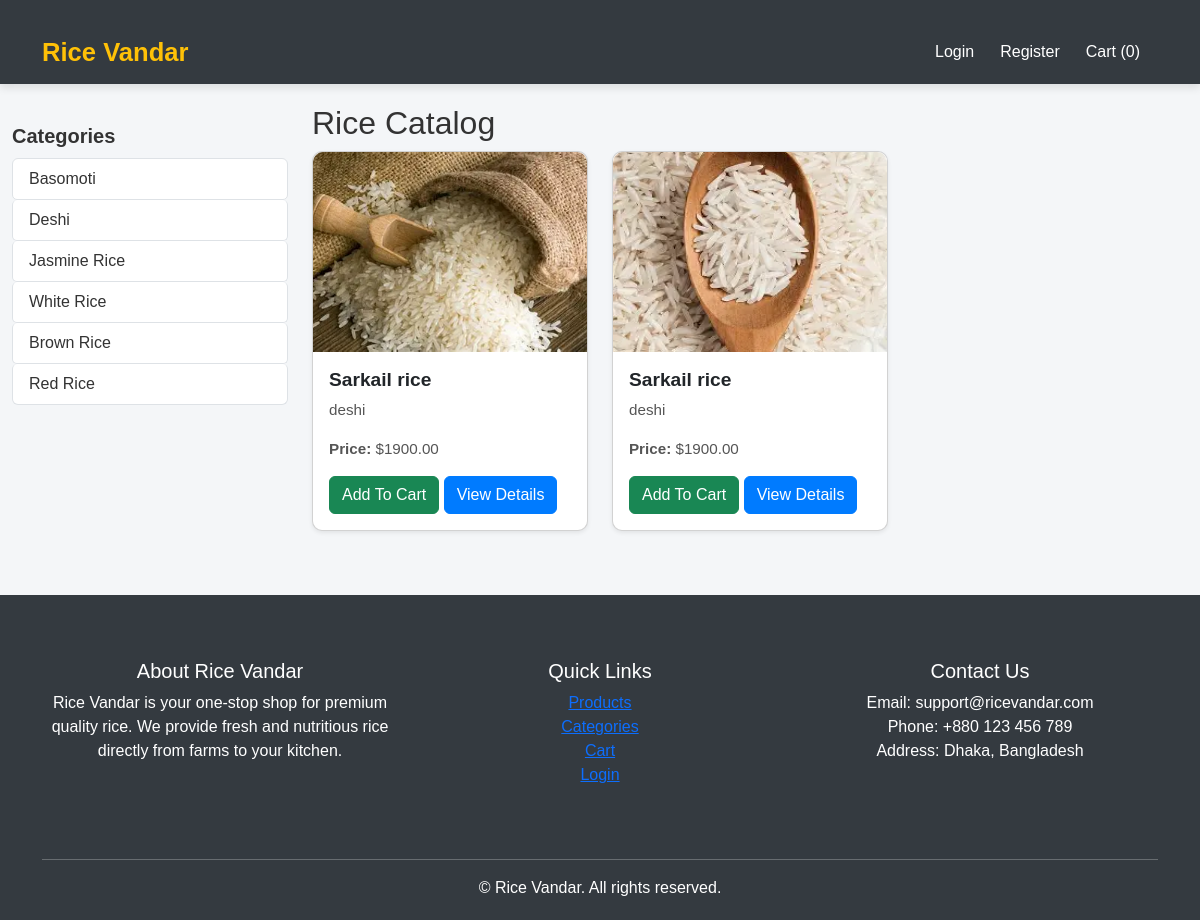
/, run on an earlier commit of the app's database.
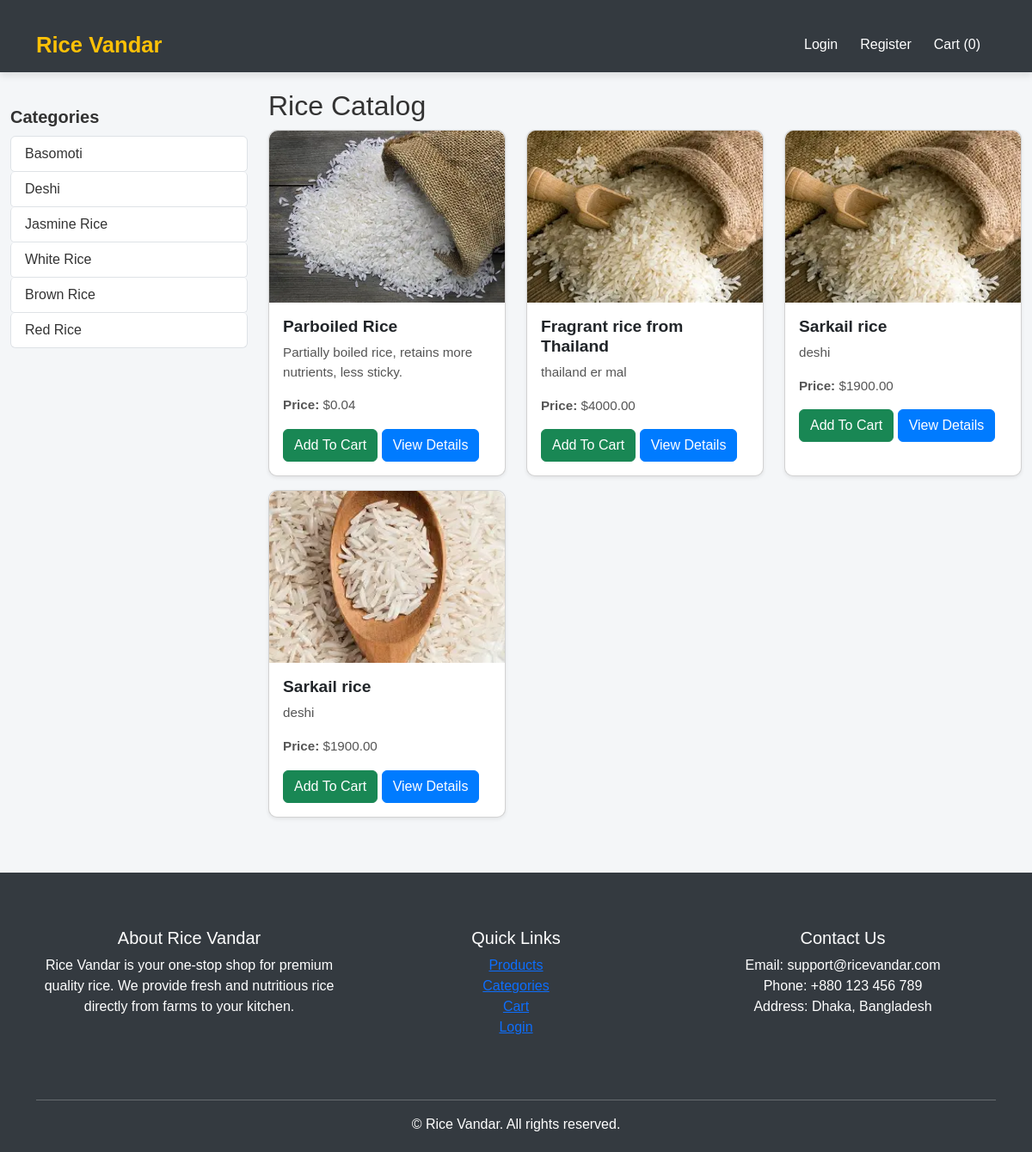
And on a later commit of the database.
### catalogue/models.py (models this page shows, shortened)
class RiceCategory(models.Model):
    name = models.CharField(max_length=100, unique=True)
    description = models.TextField(blank=True, null=True)
    class Meta:
        verbose_name_plural = "Rice Categories"

class Product(models.Model):
    name = models.CharField(max_length=200)
    category = models.ForeignKey(RiceCategory, on_delete=models.CASCADE, related_name="products", null=True, blank=True)
    description = models.TextField(blank=True)
    price = models.DecimalField(max_digits=10, decimal_places=2)
    stock = models.PositiveIntegerField(default=0)
    image = models.ImageField(upload_to='products/', blank=True, null=True)
    created_at = models.DateTimeField(auto_now_add=True)
    updated_at = models.DateTimeField(auto_now=True)

### catalogue/views.py (the view)
# urls.py: path('', views.product_list, name='product_list'),
def product_list(request):
    products = Product.objects.all().order_by('-created_at')
    categories = RiceCategory.objects.all()
    return render(request, 'catalogue/product_list.html', {'products': products, 'categories': categories})

### cart/context_processors.py (called while the page is built)
def cart_item_count(request):
    if request.user.is_authenticated:
        try:
            cart = Cart.objects.get(user=request.user)
            count = cart.items.count()
        except Cart.DoesNotExist:
            count = 0
    else:
        count = 0  # guest user জন্য 0 দেখানো হবে
    return {'cart_count': count}

### templates/catalogue/product_list.html (shortened to what this page needs)
{% extends "base.html" %}
{% block content %}
<h2>Rice Catalog</h2>
<div class="row">
    {% for product in products %}
    <div class="col-md-4 mb-3">
        <div class="card h-100 shadow-sm">
            {% if product.image %}
            <img src="{{ product.image.url }}" class="card-img-top" alt="{{ product.name }}">
            {% endif %}
            <div class="card-body">
                <h5 class="card-title">{{ product.name }}</h5>
                <p class="card-text">{{ product.description|truncatechars:100 }}</p>
                <p class="card-text"><strong>Price:</strong> ${{ product.price }}</p>
             <a href="{% url 'cart:add_to_cart' product.id %}" class="btn btn-success">Add To Cart</a>
                <a href="{% url 'catalogue:product_detail' product.pk %}" class="btn btn-primary">View Details</a>
            </div>
        </div>
    </div>
    {% empty %}
    <p>No products available.</p>
    {% endfor %}
</div>
{% endblock %}

### templates/base.html (shortened to what this page needs)
{% load static %}
<!DOCTYPE html>
<html lang="en">
<head>
<link rel="stylesheet" href="{% static 'css/styles.css' %}?v={{ time }}">
<link href="https://cdn.jsdelivr.net/npm/bootstrap@5.3.0/dist/css/bootstrap.min.css" rel="stylesheet">
</head>
<body>
<nav class="navbar navbar-expand-lg navbar-dark">
  <div class="container">
    <a class="navbar-brand" href="{% url 'catalogue:product_list' %}">Rice Vandar</a>
    <div>
      <ul class="navbar-nav">
        {% if user.is_authenticated %}
        <li class="nav-item"><a class="nav-link" href="{% url 'accounts:profile' %}">Hi, {{ user.username }}</a></li>
        <li class="nav-item"><a class="nav-link" href="{% url 'accounts:logout' %}">Logout</a></li>
        {% else %}
        <li class="nav-item"><a class="nav-link" href="{% url 'accounts:login' %}">Login</a></li>
        <li class="nav-item"><a class="nav-link" href="{% url 'accounts:register' %}">Register</a></li>
        {% endif %}
        <li class="nav-item">
            <a class="nav-link" href="{% url 'cart:cart_detail' %}">
                Cart ({{ cart_item_count|default:"0" }})
            </a>
        </li>
      </ul>
    </div>
  </div>
</nav>
<div class="container-fluid main-container">
  <div class="row">
    <div class="col-lg-3 sidebar">
        <h5>Categories</h5>
        <ul class="list-group">
            {% for cat in categories %}
            <li class="list-group-item">
                <a href="{% url 'catalogue:category_products' cat.id %}">{{ cat.name }}</a>
            </li>
            {% empty %}
            <li class="list-group-item">No categories available</li>
            {% endfor %}
        </ul>
    </div>
    <div class="col-lg-9">
        {% block content %}{% endblock %}
    </div>
  </div>
</div>
<div>
  {% include 'catalogue/footer.html' %}
</div>
</body>
</html>

### templates/catalogue/footer.html (shortened to what this page needs)
<footer class="footer mt-5">
    <div class="container">
        <div class="row text-white py-4">
            <div class="col-md-4 mb-3">
                <h5>About Rice Vandar</h5>
                <p>Rice Vandar is your one-stop shop for premium quality rice. We provide fresh and nutritious rice directly from farms to your kitchen.</p>
            </div>
            <div class="col-md-4 mb-3">
                <h5>Quick Links</h5>
                <ul class="list-unstyled">
                    <li><a href="{% url 'catalogue:product_list' %}">Products</a></li>
                    <li><a href="{% url 'catalogue:category_products' 1 %}">Categories</a></li>
                    <li><a href="{% url 'cart:cart_detail' %}">Cart</a></li>
                    <li><a href="{% url 'accounts:login' %}">Login</a></li>
                </ul>
            </div>
            <div class="col-md-4 mb-3">
                <h5>Contact Us</h5>
                <ul class="list-unstyled">
                    <li>Email: support@ricevandar.com</li>
                    <li>Phone: +880 123 456 789</li>
                    <li>Address: Dhaka, Bangladesh</li>
                </ul>
                <div class="social-icons mt-2">
                </div>
            </div>
        </div>
        <hr class="bg-white">
        <div class="row text-center">
            <div class="col-12">
                <p class="mb-0">&copy; {{ year }} Rice Vandar. All rights reserved.</p>
            </div>
        </div>
    </div>
</footer>

### static/css/styles.css (style rules this page uses)
body { font-family: 'Segoe UI', Tahoma, Geneva, Verdana, sans-serif; background-color: #f8f9fa; margin: 0; padding: 0; }
.navbar { padding: 0.8rem 1rem; }
.navbar-brand { font-weight: bold; font-size: 1.5rem; }
.nav-link { margin-right: 1rem; transition: color 0.3s ease; }
.list-group-item a { text-decoration: none; color: #212529; display: block; transition: background-color 0.3s ease; }
.card { border: none; border-radius: 10px; transition: transform 0.3s ease, box-shadow 0.3s ease; }
.card-img-top { border-top-left-radius: 10px; border-top-right-radius: 10px; object-fit: cover; height: 200px; }
.btn-primary { background-color: #007bff; border: none; transition: background-color 0.3s ease; }
.container { margin-top: 20px; }

### templates/base.html (style rules this page uses)
body { font-family: 'Arial', sans-serif; background-color: #f4f6f8; margin: 0; padding: 0; color: #333; }
.navbar { box-shadow: 0 4px 8px rgba(0,0,0,0.1); padding: 0.5rem 1rem; position: sticky; top: 0; z-index: 1000; background-color: #343a40 !important; }
.navbar-brand { font-weight: bold; font-size: 1.6rem; color: #ffc107 !important; }
.nav-link { font-size: 1rem; margin-right: 10px; color: #fff !important; transition: color 0.3s; }
.sidebar { margin-top: 20px; position: sticky; top: 80px; }
.sidebar h5 { font-weight: bold; margin-bottom: 10px; }
.list-group-item { transition: all 0.3s ease; cursor: pointer; border-radius: 5px; }
.list-group-item a { text-decoration: none; color: #333; display: block; }
.main-container { margin-top: 20px; }
.card { border-radius: 10px; transition: transform 0.3s, box-shadow 0.3s; }
.card-img-top { height: 200px; object-fit: cover; border-top-left-radius: 10px; border-top-right-radius: 10px; }
.card-title { font-weight: bold; font-size: 1.2rem; }
.card-text { font-size: 0.95rem; color: #555; }
.btn-primary { background-color: #007bff; border-color: #007bff; transition: all 0.3s ease; }
footer { background-color: #343a40; color: #fff; text-align: center; padding: 20px 0; margin-top: 40px; }

What changed in the data, as far as the page shows it:
added Product: image (picture), name "Parboiled Rice", description "Partially boiled rice, retains more nutrients, less sticky.", price "0.04"
added Product: image (picture), name "Fragrant rice from Thailand", description "thailand er mal", price "4000.00"
